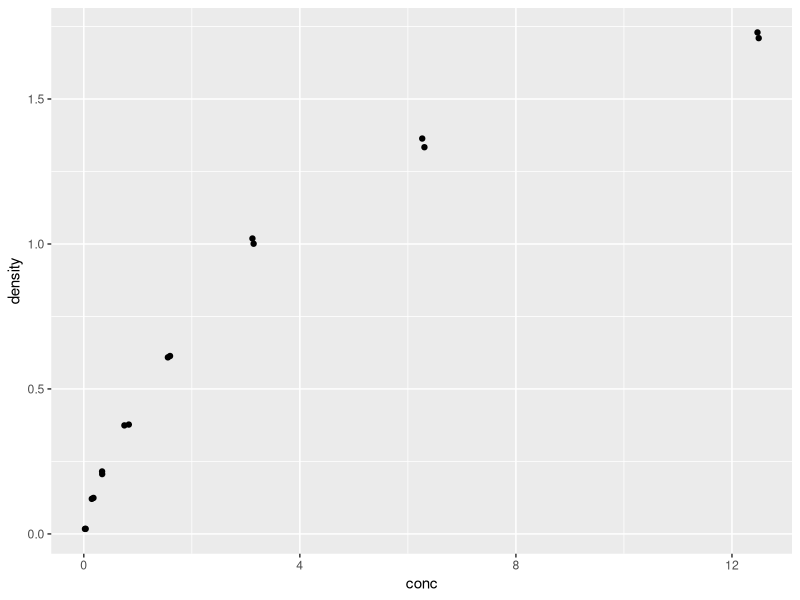
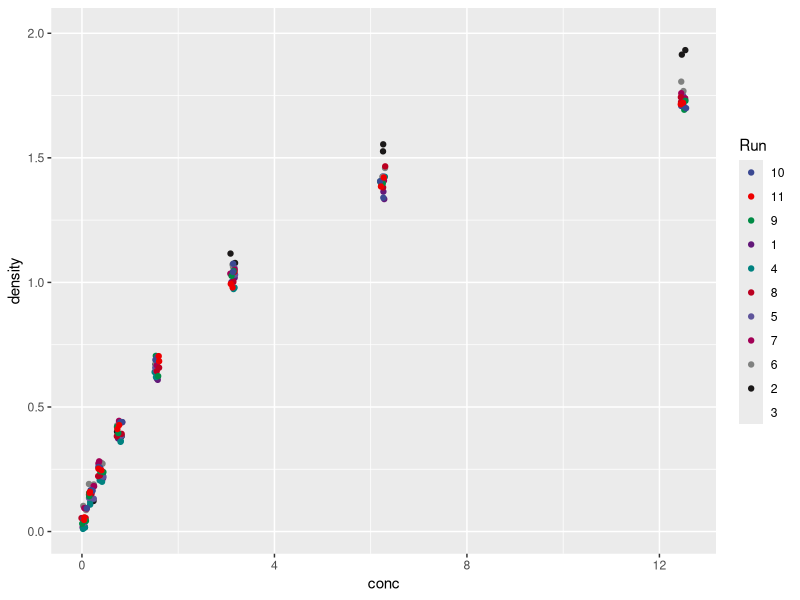

These figures' R source, in order:
## ---- chunk 1
knitr::opts_chunk$set(echo = TRUE)
## ---- chunk 2
library(tidyverse)
dfrun1 <- DNase |> filter(Run==1)
ggplot(dfrun1,aes(x=conc,y=density))+
         geom_jitter()
      
       
## ---- chunk 3
library(tidyverse)
library(ggsci)
ggplot(DNase,aes(x=conc,y=density, color=Run))+
         geom_jitter()+
         scale_color_aaas()
      
       
## ---- chunk 4
df1 <- DNase |> unite(newNAME,Run,conc,sep = '_')
df2 <- left_join(df1,DNase,by='density')
## ---- chunk 5
iris %>%                                        # Specify data frame
  group_by(Species) %>%                         # Specify group indicator
  summarise_at(vars(Sepal.Length),              # Specify column
               list(name = max))                # Specify function
 
## ---- chunk 6
df3 <- df1 |> group_by(newNAME) |> summarise_at(vars(density),
                                         list(density.mean=mean)
  
)
## ---- chunk 7
maxes = replicate(100000, {
  max(rpois(100, 0.5))
})
table(maxes)

